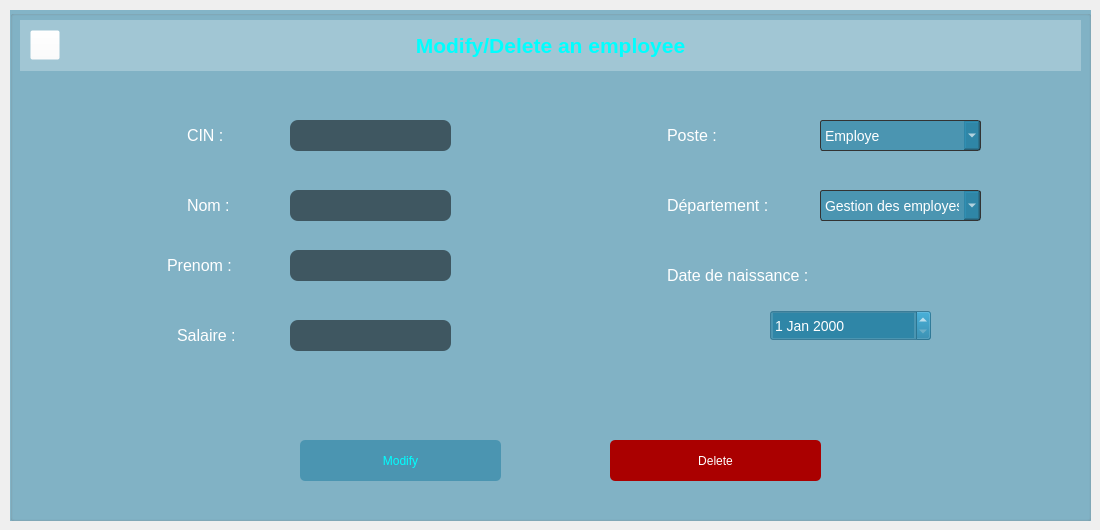
        <widget class="QWidget" name="page5">
         <widget class="QGroupBox" name="groupBox_7">
          <property name="geometry">
           <rect>
            <x>10</x>
            <y>10</y>
            <width>1081</width>
            <height>511</height>
           </rect>
          </property>
          <property name="styleSheet">
           <string notr="true">border-color: rgb(168, 234, 254);
background-color:rgba(18, 118, 158,125);</string>
          </property>
          <property name="title">
           <string/>
          </property>
          <widget class="QLabel" name="label_65">
           <property name="geometry">
            <rect>
             <x>10</x>
             <y>10</y>
             <width>1061</width>
             <height>51</height>
            </rect>
           </property>
           <property name="styleSheet">
            <string notr="true">background-color: rgba(255, 255, 255, 0.1%);
font: &quot;Eras Bold ITC&quot;;</string>
           </property>
           <property name="text">
            <string>&lt;html&gt;&lt;head/&gt;&lt;body&gt;&lt;p align=&quot;center&quot;&gt;&lt;span style=&quot; font-size:16pt; font-weight:600; color:#00ffff;&quot;&gt;Modify/Delete an employee&lt;/span&gt;&lt;/p&gt;&lt;/body&gt;&lt;/html&gt;</string>
           </property>
          </widget>
          <widget class="QLabel" name="label_22">
           <property name="geometry">
            <rect>
             <x>650</x>
             <y>110</y>
             <width>91</width>
             <height>31</height>
            </rect>
           </property>
           <property name="font">
            <font>
             <family>MS Shell Dlg 2</family>
             <pointsize>12</pointsize>
             <weight>50</weight>
             <italic>false</italic>
             <bold>false</bold>
            </font>
           </property>
           <property name="styleSheet">
            <string notr="true">QLabel{
background-color: rgba(0,0,0,0%);
border-style: solid;
font: 12pt &quot;MS Shell Dlg 2&quot;;
padding: 1px 23px 1px 3px;
color: rgb(255, 255, 255);
}</string>
           </property>
           <property name="text">
            <string>Poste :</string>
           </property>
           <property name="textFormat">
            <enum>Qt::RichText</enum>
           </property>
          </widget>
          <widget class="QLineEdit" name="salaire_modf">
           <property name="geometry">
            <rect>
             <x>280</x>
             <y>310</y>
             <width>161</width>
             <height>31</height>
            </rect>
           </property>
           <property name="styleSheet">
            <string notr="true">QLineEdit{
color: rgb(255, 255, 255);
background-color: rgba(0, 0, 0, 0.2%);
border-width: 1px;
border-radius: 8px;
font: 10px &quot;Eras Bold ITC&quot;;
}</string>
           </property>
          </widget>
          <widget class="QLabel" name="label_20">
           <property name="geometry">
            <rect>
             <x>160</x>
             <y>310</y>
             <width>101</width>
             <height>31</height>
            </rect>
           </property>
           <property name="font">
            <font>
             <family>MS Shell Dlg 2</family>
             <pointsize>12</pointsize>
             <weight>50</weight>
             <italic>false</italic>
             <bold>false</bold>
            </font>
           </property>
           <property name="styleSheet">
            <string notr="true">QLabel{
background-color: rgba(0,0,0,0%);
border-style: solid;
font: 12pt &quot;MS Shell Dlg 2&quot;;
padding: 1px 23px 1px 3px;
color: rgb(255, 255, 255);
}</string>
           </property>
           <property name="text">
            <string>Salaire :</string>
           </property>
           <property name="textFormat">
            <enum>Qt::RichText</enum>
           </property>
          </widget>
          <widget class="QDateEdit" name="date_modf">
           <property name="geometry">
            <rect>
             <x>760</x>
             <y>300</y>
             <width>161</width>
             <height>31</height>
            </rect>
           </property>
           <property name="styleSheet">
            <string notr="true">QDateEdit{
font: 14px ;
color: rgb(255, 255, 255);
}</string>
           </property>
          </widget>
          <widget class="QPushButton" name="Delete_modf">
           <property name="geometry">
            <rect>
             <x>600</x>
             <y>430</y>
             <width>211</width>
             <height>41</height>
            </rect>
           </property>
           <property name="cursor">
            <cursorShape>PointingHandCursor</cursorShape>
           </property>
           <property name="styleSheet">
            <string notr="true">QPushButton{
color: rgb(255, 255, 255);
background-color :rgb(170, 0, 0);
border-width: 2px;
border-radius: 5px;
border-color: rgb(255, 255, 255);
font: 16px &quot;Eras Bold ITC&quot;;
}
QPushButton:hover{
border-style: solid;
color: rgb(255, 255, 255);
border-width: 2px;
border-radius: 5px;
border-color: rgb(255, 255, 255);
font: 16px &quot;Eras Bold ITC&quot;;
}
QPushButton:pressed{
border-style: solid;
color: rgb(255, 255, 255);
background-color : rgb(103, 0, 0);
border-width: 2px;
border-radius: 5px;
border-color: rgb(255, 255, 255);
font: 16px &quot;Eras Bold ITC&quot;;
}</string>
           </property>
           <property name="text">
            <string>Delete</string>
           </property>
          </widget>
          <widget class="QLabel" name="label_21">
           <property name="geometry">
            <rect>
             <x>150</x>
             <y>240</y>
             <width>111</width>
             <height>31</height>
            </rect>
           </property>
           <property name="font">
            <font>
             <family>MS Shell Dlg 2</family>
             <pointsize>12</pointsize>
             <weight>50</weight>
             <italic>false</italic>
             <bold>false</bold>
            </font>
           </property>
           <property name="styleSheet">
            <string notr="true">QLabel{
background-color: rgba(0,0,0,0%);
border-style: solid;
font: 12pt &quot;MS Shell Dlg 2&quot;;
padding: 1px 23px 1px 3px;
color: rgb(255, 255, 255);
}</string>
           </property>
           <property name="text">
            <string>Prenom :</string>
           </property>
           <property name="textFormat">
            <enum>Qt::RichText</enum>
           </property>
          </widget>
          <widget class="QLabel" name="label_17">
           <property name="geometry">
            <rect>
             <x>170</x>
             <y>180</y>
             <width>91</width>
             <height>31</height>
            </rect>
           </property>
           <property name="font">
            <font>
             <family>MS Shell Dlg 2</family>
             <pointsize>12</pointsize>
             <weight>50</weight>
             <italic>false</italic>
             <bold>false</bold>
            </font>
           </property>
           <property name="styleSheet">
            <string notr="true">QLabel{
background-color: rgba(0,0,0,0%);
border-style: solid;
font: 12pt &quot;MS Shell Dlg 2&quot;;
padding: 1px 23px 1px 3px;
color: rgb(255, 255, 255);
}</string>
           </property>
           <property name="text">
            <string>Nom :</string>
           </property>
           <property name="textFormat">
            <enum>Qt::RichText</enum>
           </property>
          </widget>
          <widget class="QLabel" name="label_16">
           <property name="geometry">
            <rect>
             <x>170</x>
             <y>110</y>
             <width>81</width>
             <height>31</height>
            </rect>
           </property>
           <property name="font">
            <font>
             <family>MS Shell Dlg 2</family>
             <pointsize>12</pointsize>
             <weight>50</weight>
             <italic>false</italic>
             <bold>false</bold>
            </font>
           </property>
           <property name="styleSheet">
            <string notr="true">QLabel{
background-color: rgba(0,0,0,0%);
border-style: solid;
font: 12pt &quot;MS Shell Dlg 2&quot;;
padding: 1px 23px 1px 3px;
color: rgb(255, 255, 255);
}</string>
           </property>
           <property name="text">
            <string>CIN :</string>
           </property>
           <property name="textFormat">
            <enum>Qt::RichText</enum>
           </property>
          </widget>
          <widget class="QComboBox" name="poste_modf">
           <property name="geometry">
            <rect>
             <x>810</x>
             <y>110</y>
             <width>161</width>
             <height>31</height>
            </rect>
           </property>
           <property name="styleSheet">
            <string notr="true">QComboBox{
border-style: solid;
border-width: 2px;
border-radius: 10px;
font: 14px ;
border: 1px solid #333333;
border-radius: 3px;
color: rgb(255, 255, 255);
}
QComboBox:pressed{
color: rgb(0, 255, 255);
}
QComboBox:item:selected{
color: rgb(0, 255, 255);
}
QComboBox:items{
    color: rgb(110,209,255);
}
QListView{
    color: rgb(110,209,255);
}</string>
           </property>
           <item>
            <property name="text">
             <string>Employe</string>
            </property>
           </item>
           <item>
            <property name="text">
             <string>Administrateur</string>
            </property>
           </item>
          </widget>
          <widget class="QComboBox" name="depart_modf">
           <property name="geometry">
            <rect>
             <x>810</x>
             <y>180</y>
             <width>161</width>
             <height>31</height>
            </rect>
           </property>
           <property name="styleSheet">
            <string notr="true">QComboBox{
border-style: solid;
border-width: 2px;
border-radius: 10px;
font: 14px ;
border: 1px solid #333333;
border-radius: 3px;
color: rgb(255, 255, 255);
}
QComboBox:pressed{
color: rgb(0, 255, 255);
}
QComboBox:item:selected{
color: rgb(0, 255, 255);
}
QComboBox:items{
    color: rgb(110,209,255);
}
QListView{
    color: rgb(110,209,255);
}</string>
           </property>
           <item>
            <property name="text">
             <string>Gestion des employes</string>
            </property>
           </item>
           <item>
            <property name="text">
             <string>Gestion des produits</string>
            </property>
           </item>
           <item>
            <property name="text">
             <string>Gestion des clients</string>
            </property>
           </item>
           <item>
            <property name="text">
             <string>Gestion des centres de collectes</string>
            </property>
           </item>
          </widget>
          <widget class="QLineEdit" name="CIN_modf">
           <property name="geometry">
            <rect>
             <x>280</x>
             <y>110</y>
             <width>161</width>
             <height>31</height>
            </rect>
           </property>
           <property name="cursor">
            <cursorShape>ForbiddenCursor</cursorShape>
           </property>
           <property name="styleSheet">
            <string notr="true">QLineEdit{
color: rgb(255, 255, 255);
background-color: rgba(0, 0, 0, 0.2%);
border-width: 1px;
border-radius: 8px;
font: 10px &quot;Eras Bold ITC&quot;;
}</string>
           </property>
          </widget>
          <widget class="QLabel" name="label_18">
           <property name="geometry">
            <rect>
             <x>650</x>
             <y>180</y>
             <width>161</width>
             <height>31</height>
            </rect>
           </property>
           <property name="font">
            <font>
             <family>MS Shell Dlg 2</family>
             <pointsize>12</pointsize>
             <weight>50</weight>
             <italic>false</italic>
             <bold>false</bold>
            </font>
           </property>
           <property name="styleSheet">
            <string notr="true">QLabel{
background-color: rgba(0,0,0,0%);
border-style: solid;
font: 12pt &quot;MS Shell Dlg 2&quot;;
padding: 1px 23px 1px 3px;
color: rgb(255, 255, 255);
}</string>
           </property>
           <property name="text">
            <string>Département :</string>
           </property>
           <property name="textFormat">
            <enum>Qt::RichText</enum>
           </property>
          </widget>
          <widget class="QLabel" name="label_19">
           <property name="geometry">
            <rect>
             <x>650</x>
             <y>250</y>
             <width>211</width>
             <height>31</height>
            </rect>
           </property>
           <property name="font">
            <font>
             <family>MS Shell Dlg 2</family>
             <pointsize>12</pointsize>
             <weight>50</weight>
             <italic>false</italic>
             <bold>false</bold>
            </font>
           </property>
           <property name="styleSheet">
            <string notr="true">QLabel{
background-color: rgba(0,0,0,0%);
border-style: solid;
font: 12pt &quot;MS Shell Dlg 2&quot;;
padding: 1px 23px 1px 3px;
color: rgb(255, 255, 255);
}</string>
           </property>
           <property name="text">
            <string>Date de naissance :</string>
           </property>
           <property name="textFormat">
            <enum>Qt::RichText</enum>
           </property>
          </widget>
          <widget class="QLineEdit" name="prenom_modf">
           <property name="geometry">
            <rect>
             <x>280</x>
             <y>240</y>
             <width>161</width>
             <height>31</height>
            </rect>
           </property>
           <property name="styleSheet">
            <string notr="true">QLineEdit{
color: rgb(255, 255, 255);
background-color: rgba(0, 0, 0, 0.2%);
border-width: 1px;
border-radius: 8px;
font: 10px &quot;Eras Bold ITC&quot;;
}</string>
           </property>
          </widget>
          <widget class="QPushButton" name="modify">
           <property name="geometry">
            <rect>
             <x>290</x>
             <y>430</y>
             <width>201</width>
             <height>41</height>
            </rect>
           </property>
           <property name="cursor">
            <cursorShape>PointingHandCursor</cursorShape>
           </property>
           <property name="styleSheet">
            <string notr="true">QPushButton{
color: rgb(255, 255, 255);
background-color:rgba(18, 118, 158,125);
color: rgb(0, 255, 255);
font: 75 7pt &quot;MS Shell Dlg 2&quot;;
border-width: 2px;
border-radius: 5px;
font: 16px &quot;Eras Bold ITC&quot;;
}
QPushButton:hover{
border-style: solid;
color: rgb(255, 255, 255);
background-color:rgba(18, 118, 158,125);
color: rgb(0, 255, 255);
font: 75 7pt &quot;MS Shell Dlg 2&quot;;
border-width: 2px;
border-radius: 5px;
font: 16px &quot;Eras Bold ITC&quot;;
}
QPushButton:pressed{
border-style: solid;
color: rgb(255, 255, 255);
font: 16px &quot;Eras Bold ITC&quot;;
border: 1px solid #333333;
border-width: 2px;
border-radius: 5px;
background-color: rgb(19, 67, 85);
}</string>
           </property>
           <property name="text">
            <string>Modify</string>
           </property>
          </widget>
          <widget class="QPushButton" name="pushButton_32">
           <property name="geometry">
            <rect>
             <x>20</x>
             <y>20</y>
             <width>30</width>
             <height>30</height>
            </rect>
           </property>
           <property name="styleSheet">
            <string notr="true">QPushButton{
border-image: url(:/new/icons/icons/left.png);
background-color: rgba(255, 255, 255, 0%);
}
QPushButton:pressed{
image: url(:/new/icons/icons/left_clk.png);
background-color: rgba(255, 255, 255, 0%);
}</string>
           </property>
           <property name="text">
            <string/>
           </property>
          </widget>
          <widget class="QLineEdit" name="nom_modf">
           <property name="geometry">
            <rect>
             <x>280</x>
             <y>180</y>
             <width>161</width>
             <height>31</height>
            </rect>
           </property>
           <property name="styleSheet">
            <string notr="true">QLineEdit{
color: rgb(255, 255, 255);
background-color: rgba(0, 0, 0, 0.2%);
border-width: 1px;
border-radius: 8px;
font: 10px &quot;Eras Bold ITC&quot;;
}</string>
           </property>
          </widget>
         </widget>
        </widget>
